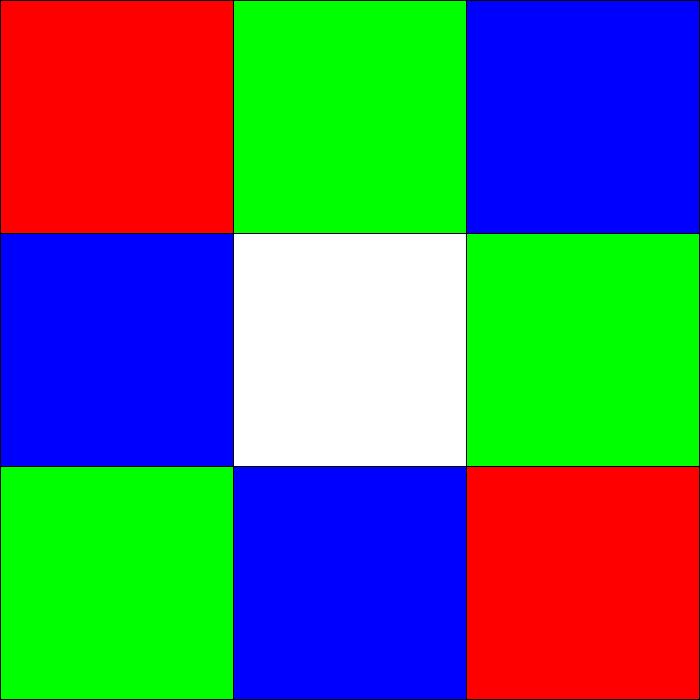
Frame 1 (no input)
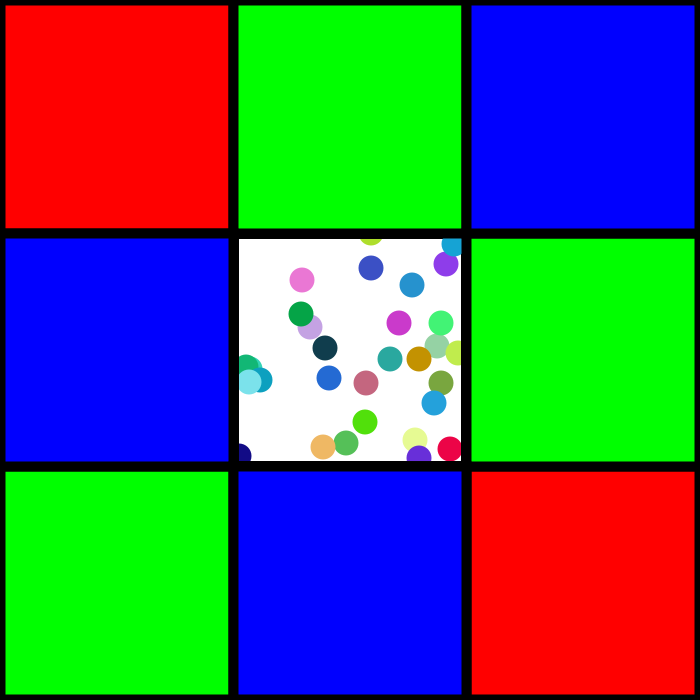
Frame 60 (the mouse pressed at the canvas centre just before this capture)
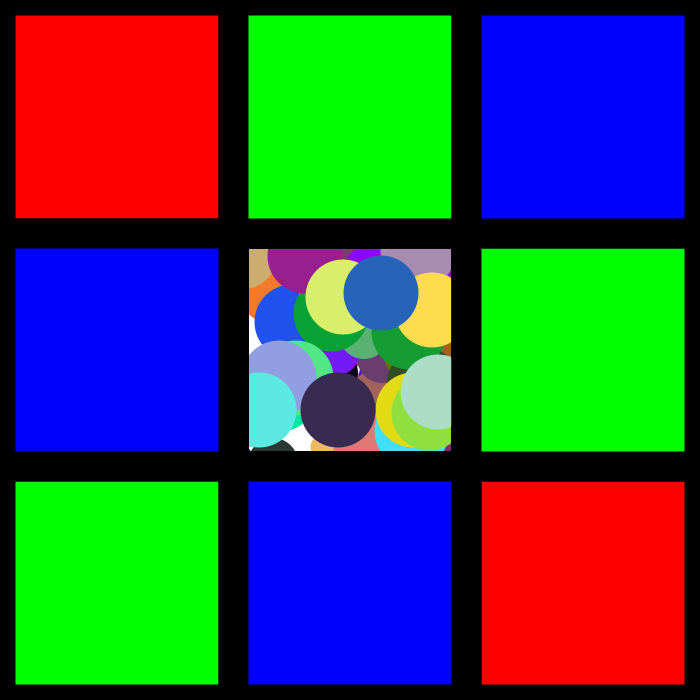
Frame 120 (the mouse held since frame 60 and released just before this capture)

The Processing sketch that drew these frames (run headless with seeded random() and noise(); from frame 60 on, the mouse is pressed at the canvas centre):

// Processing sketch: processing_159687
// ── processing_159687.pde


int x = 0;
int y = 0;
int R = 0;
int G = 0;
int B = 0;
int diameter = 0;


int count = 0;
int state = 0;
int strange = 0;

void setup()
{
 size(700,700);
 background(255);
 smooth(); 

 ellipseMode(CENTER);
}

void draw()
{
  count++;
  if(count > 30)
  {
   count = 0;
   state++;
   strange++;
   if(state > 10)
     {
       state = state * -1;
       
       println("WEEEEEEEEEEEEEEEEEEEEEEEEEEEEEEEE!!!");
     }  
  }

   fill(255,0,0); 
   stroke(0);
   rect(0,0,width/3,height/3);
   //rect(width/3,height/3,width/3,height/3);
   rect(2*width/3,2*height/3,width/3,height/3);  
   fill(0,255,0);
   stroke(0);
   rect(width/3,0,width/3,height/3);
   rect(2*width/3,height/3,width/3,height/3);
   rect(0,2*height/3,width/3,height/3);  
     fill(0,0,255);
   stroke(0);
   rect(2*width/3,0,width/3,height/3);
   rect(0,height/3,width/3,height/3);
   rect(width/3,2*height/3,width/3,height/3);  
  R = int(random(0,255));
  G = int(random(0,255));
  B = int(random(0,255));
  //transparency = int(random(0,255));
  
  x = int(random(width/3,2*width/3));
  y = int(random(height/3,2*height/3));
  
  diameter = abs(state * 25);
  
  noStroke();
  fill(R,G,B);
  ellipse(x,y,diameter,diameter);

  strokeWeight(abs(state*10));

  
  
  

}
